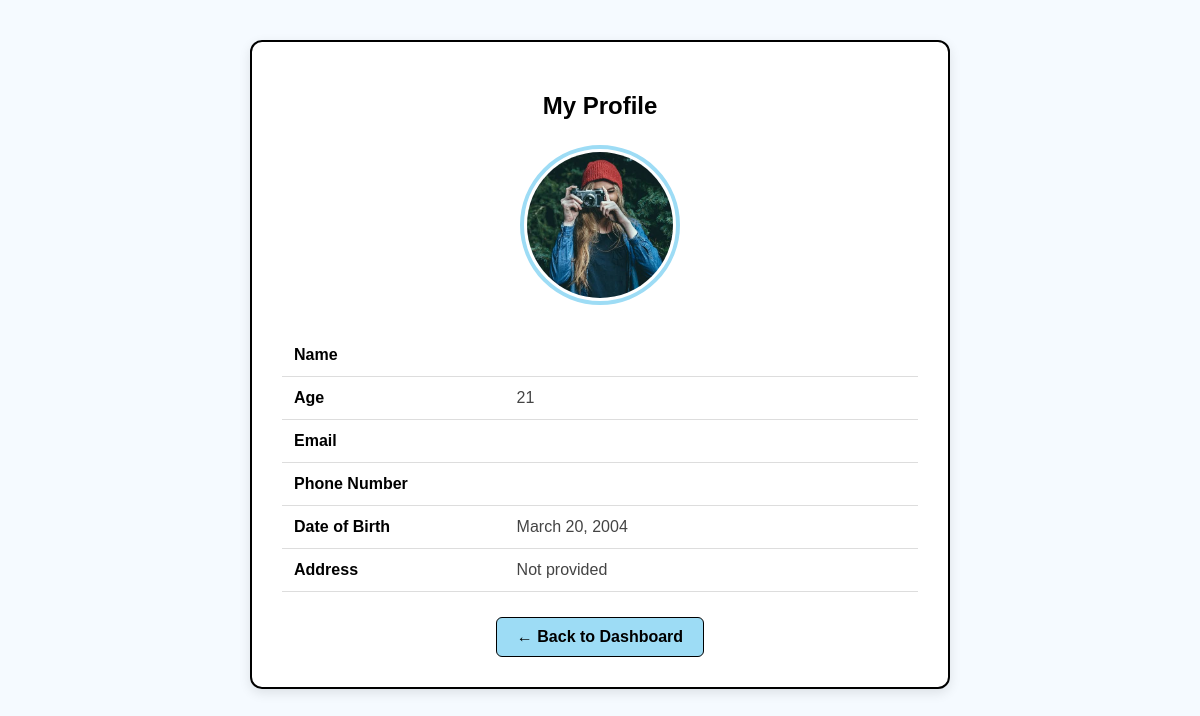
Page /User/MyProfile/ (signed in) on the committed database.
### User/models.py (models this page shows, shortened)
class tbl_UserProfile(models.Model):
    registration = models.OneToOneField(
        'Guest.tbl_registration',
        on_delete=models.CASCADE,
        related_name='user_profile'
    )
    age = models.IntegerField(null=True, blank=True)
    date_of_birth = models.DateField(
        null=True,
        blank=True
    )
    profile_photo = models.ImageField(
        upload_to='profile_photos/',
        null=True,
        blank=True
    )

### User/views.py (the view, shortened to what this page needs)
# urls.py: path('MyProfile/', views.MyProfile, name='MyProfile'),
def MyProfile(request):
    user,response=guard(request)
    if response:return response
    profile,_=tbl_UserProfile.objects.get_or_create(user=user)
    return render(request,'User/MyProfile.html',{'user':user,'profile':profile})

### User/views.py (called while the page is built)
def current_user(request):
    uid = request.session.get('user_id')
    if not uid or request.session.get('role') != 'USER':
        return None
    return tbl_registration.objects.filter(id=uid, is_active=True).first()

def guard(request):
    user = current_user(request)
    if not user:
        return None, redirect('Guest:Login')
    return user, None

### User/Templates/User/MyProfile.html (shortened to what this page needs)
{% load static %}
<!DOCTYPE html>
<html lang="en">
<head>
</head>
<body>
    <div class="profile-box">
        <h2>My Profile</h2>
        <div class="photo-box">
            {% if profile and profile.profile_photo %}
                <img
                    src="{{ profile.profile_photo.url }}"
                    class="profile-photo"
                    alt="Profile Photo">
            {% else %}
                <img
                    src="{% static 'Images/Profile.png' %}"
                    class="profile-photo"
                    alt="Default Profile Photo">
            {% endif %}
        </div>
        <table>
            <tr>
                <td>
                    Name
                </td>
                <td>
                </td>
            </tr>
            <tr>
                <td>
                    Age
                </td>
                <td>
                    {% if profile.age %}
                        {{ profile.age }}
                    {% else %}
                        Not provided
                    {% endif %}
                </td>
            </tr>
            <tr>
                <td>
                    Email
                </td>
                <td>
                </td>
            </tr>
            <tr>
                <td>
                    Phone Number
                </td>
                <td>
                </td>
            </tr>
            <tr>
                <td>
                    Date of Birth
                </td>
                <td>
                    {% if profile.date_of_birth %}
                        {{ profile.date_of_birth }}
                    {% else %}
                        Not provided
                    {% endif %}
                </td>
            </tr>
            <tr>
                <td>
                    Address
                </td>
                <td>
                    {% if registration.user_address %}
                        {{ registration.user_address }}
                    {% else %}
                        Not provided
                    {% endif %}
                </td>
            </tr>
        </table>
        <a
            href="{% url 'User:UserDashboard' %}"
            class="back-btn">
            ← Back to Dashboard
        </a>
    </div>
</body>
</html>

### User/Templates/User/MyProfile.html (style rules this page uses)
* { box-sizing: border-box; font-family: Arial, sans-serif; }
body { margin: 0; padding: 40px; background-color: #f5faff; }
.profile-box { max-width: 700px; margin: auto; background-color: white; padding: 30px; border-radius: 12px; border: 2px solid #000; box-shadow: 0 4px 12px rgba(0,0,0,0.1); }
h2 { text-align: center; color: #000; margin-bottom: 25px; }
.photo-box { text-align: center; margin-bottom: 25px; }
.profile-photo { width: 160px; height: 160px; border-radius: 50%; object-fit: cover; border: 4px solid #9ddcf5; padding: 3px; background-color: white; }
table { width: 100%; border-collapse: collapse; }
td { padding: 12px; border-bottom: 1px solid #ddd; }
td:first-child { width: 35%; font-weight: bold; color: #000; }
td:last-child { color: #444; }
.back-btn { display: block; width: fit-content; margin: 25px auto 0; padding: 10px 20px; background-color: #9ddcf5; color: #000; text-decoration: none; border: 1px solid #000; border-radius: 6px; font-weight: bold; }

### rows in the picture
tbl_UserProfile: profile_photo (picture), age "21", date_of_birth "March 20, 2004"
